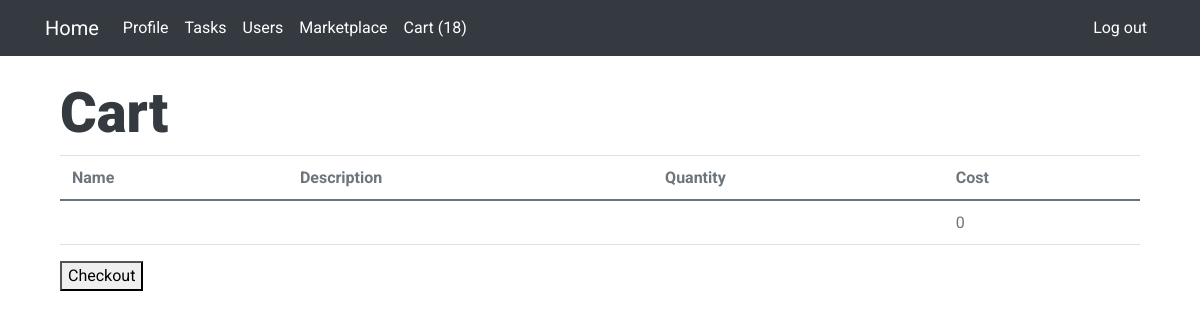
Page /main/view_cart (signed in) on the earlier database version.
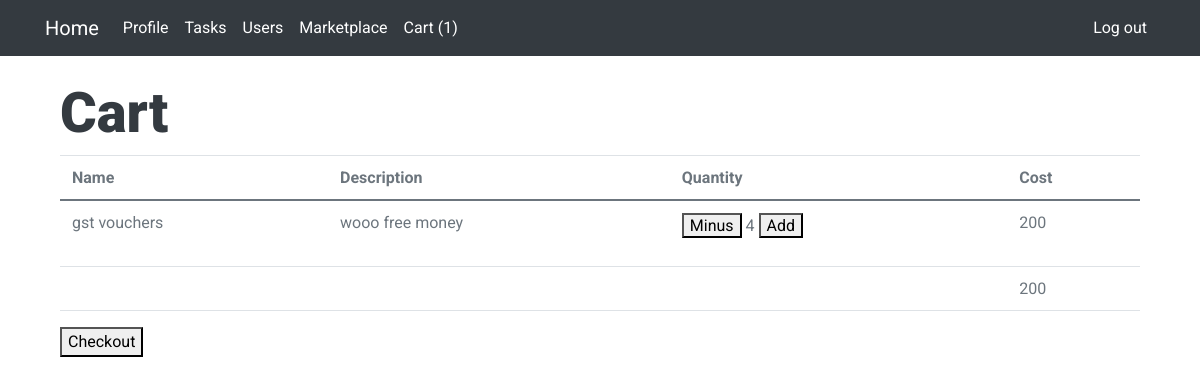
Same page on the later database version.
### main/models.py (models this page shows, shortened)
class Cart(models.Model):
    user = models.ForeignKey(CustomUser, related_name="carts", on_delete=models.CASCADE)
    reward = models.ForeignKey(Reward, blank=True, related_name='rewards', on_delete=models.CASCADE)
    count = models.IntegerField(default=0)

class Reward(models.Model):
    name = models.CharField(max_length = 64)
    description = models.TextField("Description", max_length=600, default='', blank=True)
    quantity = models.IntegerField()
    cost = models.IntegerField()

### main/views.py (the view)
# urls.py: path('view_cart', views.view_cart, name="view_cart"),
def view_cart(request):
    current_user = CustomUser.objects.get(user=request.user)
    cart = Cart.objects.filter(user=current_user)
    cost = 0
    for cart_item in cart:
        cost += cart_item.reward.cost*cart_item.count
    return render(request, 'main/cart.html', {
        "rewards": cart,
        "total_cost": cost,
    })

### main/context_processor.py (called while the page is built)
def cart_count(request):
    try:
        current_user = CustomUser.objects.get(user=request.user)
        cart_count = Cart.objects.filter(user=current_user).count()
        return {
            'cart_count' : cart_count
        }
    except TypeError:
        return []

### main/templates/main/cart.html (shortened to what this page needs)
{% extends "main/layout.html" %}
{% block body %}
    <div class="container">
      <div class="col-sm">
        <h1 class="display-4">Cart</h1>
      <table class="table">
        <thead>
          <tr>
            <th scope="col">Name</th>
            <th scope="col">Description</th>
            <th scope="col">Quantity</th>
            <th scope="col">Cost</th>
          </tr>
        </thead>
        <tbody>
          {% for cart_item in rewards %}
            {% if cart_item.count > 0 %}
            <tr>
              <td scope="row">{{ cart_item.reward.name }}</td>
              <td>{{ cart_item.reward.description }}</td>
              <td>
                <form action="{% url 'main:edit_quantity' %}" method="post">
                <button value='Minus' name='minus' type='submit'>Minus</button>
                {{ cart_item.count }}
                <button value='Add' name='add' type='submit'>Add</button>
                </form>
              </td>
              <td>{% widthratio cart_item.reward.cost 1 cart_item.count %}</td>
            </tr>
            {% endif %}
          {% endfor %}
          <tr>
            <td></td>
            <td></td>
            <td></td>
            <td>{{ total_cost }}</td>
          </tr>
        </tbody>
      </table>
      <form action="{% url 'main:checkout' %}" method="post">
        <button text-align="right" value='CHECKOUT' name='checkout' type='submit'>Checkout</button>
      </form>
      </div>
    </div>
{% endblock %}

Differences in the rows shown:
added Cart: reward.name "gst vouchers", reward.description "wooo free money", count "4", reward+count "200"
Other differences:
{{ cart_count }}: "18" → "1"
{{ total_cost }}: "0" → "200"
